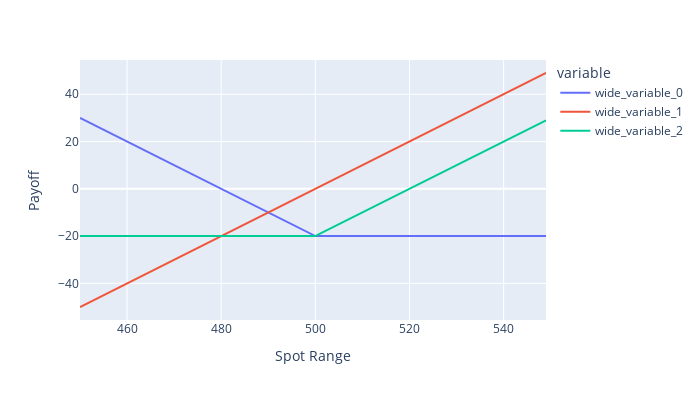

Notebook cell for this chart:
### Markdown cell above
### Protetcive Put Payoff

### Code cell
protective_put_payoff = long_put_payoff+payoff_stock

print(f'Max Profit {protective_put_payoff.max()} (potentially unlimited)')
print(f'Max Loss {protective_put_payoff.min()}')

fig = px.line(x=spot,y=[long_put_payoff,payoff_stock,protective_put_payoff])
fig.update_layout(height = 400, width = 700, xaxis_title = 'Spot Range', yaxis_title = 'Payoff')

### Figure 1 — Plotly figure (JSON) as saved in the notebook; plotly's stock layout.template omitted (floating-point values rounded to 4 significant figures)
{"data": [{"hovertemplate": "variable=wide_variable_0<br>x=%{x}<br>value=%{y}<extra></extra>", "legendgroup": "wide_variable_0", "line": {"color": "#636efa", "dash": "solid"}, "marker": {"symbol": "circle"}, "mode": "lines", "name": "wide_variable_0", "orientation": "v", "showlegend": true, "type": "scatter", "x": [450, 451, 452, 453, 454, 455, 456, 457, 458, 459, 460, 461, 462, 463, 464, 465, 466, 467, 468, 469, 470, 471, 472, 473, 474, 475, 476, 477, 478, 479, 480, 481, 482, 483, 484, 485, 486, 487, 488, 489, 490, 491, 492, 493, 494, 495, 496, 497, 498, 499, 500, 501, 502, 503, 504, 505, 506, 507, 508, 509, 510, 511, 512, 513, 514, 515, 516, 517, 518, 519, 520, 521, 522, 523, 524, 525, 526, 527, 528, 529, 530, 531, 532, 533, 534, 535, 536, 537, 538, 539, 540, 541, 542, 543, 544, 545, 546, 547, 548, 549], "xaxis": "x", "y": [30, 29, 28, 27, 26, 25, 24, 23, 22, 21, 20, 19, 18, 17, 16, 15, 14, 13, 12, 11, 10, 9, 8, 7, 6, 5, 4, 3, 2, 1, 0, -1, -2, -3, -4, -5, -6, -7, -8, -9, -10, -11, -12, -13, -14, -15, -16, -17, -18, -19, -20, -20, -20, -20, -20, -20, -20, -20, -20, -20, -20, -20, -20, -20, -20, -20, -20, -20, -20, -20, -20, -20, -20, -20, -20, -20, -20, -20, -20, -20, -20, -20, -20, -20, -20, -20, -20, -20, -20, -20, -20, -20, -20, -20, -20, -20, -20, -20, -20, -20], "yaxis": "y"}, {"hovertemplate": "variable=wide_variable_1<br>x=%{x}<br>value=%{y}<extra></extra>", "legendgroup": "wide_variable_1", "line": {"color": "#EF553B", "dash": "solid"}, "marker": {"symbol": "circle"}, "mode": "lines", "name": "wide_variable_1", "orientation": "v", "showlegend": true, "type": "scatter", "x": [450, 451, 452, 453, 454, 455, 456, 457, 458, 459, 460, 461, 462, 463, 464, 465, 466, 467, 468, 469, 470, 471, 472, 473, 474, 475, 476, 477, 478, 479, 480, 481, 482, 483, 484, 485, 486, 487, 488, 489, 490, 491, 492, 493, 494, 495, 496, 497, 498, 499, 500, 501, 502, 503, 504, 505, 506, 507, 508, 509, 510, 511, 512, 513, 514, 515, 516, 517, 518, 519, 520, 521, 522, 523, 524, 525, 526, 527, 528, 529, 530, 531, 532, 533, 534, 535, 536, 537, 538, 539, 540, 541, 542, 543, 544, 545, 546, 547, 548, 549], "xaxis": "x", "y": [-50, -49, -48, -47, -46, -45, -44, -43, -42, -41, -40, -39, -38, -37, -36, -35, -34, -33, -32, -31, -30, -29, -28, -27, -26, -25, -24, -23, -22, -21, -20, -19, -18, -17, -16, -15, -14, -13, -12, -11, -10, -9, -8, -7, -6, -5, -4, -3, -2, -1, 0, 1, 2, 3, 4, 5, 6, 7, 8, 9, 10, 11, 12, 13, 14, 15, 16, 17, 18, 19, 20, 21, 22, 23, 24, 25, 26, 27, 28, 29, 30, 31, 32, 33, 34, 35, 36, 37, 38, 39, 40, 41, 42, 43, 44, 45, 46, 47, 48, 49], "yaxis": "y"}, {"hovertemplate": "variable=wide_variable_2<br>x=%{x}<br>value=%{y}<extra></extra>", "legendgroup": "wide_variable_2", "line": {"color": "#00cc96", "dash": "solid"}, "marker": {"symbol": "circle"}, "mode": "lines", "name": "wide_variable_2", "orientation": "v", "showlegend": true, "type": "scatter", "x": [450, 451, 452, 453, 454, 455, 456, 457, 458, 459, 460, 461, 462, 463, 464, 465, 466, 467, 468, 469, 470, 471, 472, 473, 474, 475, 476, 477, 478, 479, 480, 481, 482, 483, 484, 485, 486, 487, 488, 489, 490, 491, 492, 493, 494, 495, 496, 497, 498, 499, 500, 501, 502, 503, 504, 505, 506, 507, 508, 509, 510, 511, 512, 513, 514, 515, 516, 517, 518, 519, 520, 521, 522, 523, 524, 525, 526, 527, 528, 529, 530, 531, 532, 533, 534, 535, 536, 537, 538, 539, 540, 541, 542, 543, 544, 545, 546, 547, 548, 549], "xaxis": "x", "y": [-20, -20, -20, -20, -20, -20, -20, -20, -20, -20, -20, -20, -20, -20, -20, -20, -20, -20, -20, -20, -20, -20, -20, -20, -20, -20, -20, -20, -20, -20, -20, -20, -20, -20, -20, -20, -20, -20, -20, -20, -20, -20, -20, -20, -20, -20, -20, -20, -20, -20, -20, -19, -18, -17, -16, -15, -14, -13, -12, -11, -10, -9, -8, -7, -6, -5, -4, -3, -2, -1, 0, 1, 2, 3, 4, 5, 6, 7, 8, 9, 10, 11, 12, 13, 14, 15, 16, 17, 18, 19, 20, 21, 22, 23, 24, 25, 26, 27, 28, 29], "yaxis": "y"}], "layout": {"height": 400, "legend": {"title": {"text": "variable"}, "tracegroupgap": 0}, "margin": {"t": 60}, "width": 700, "xaxis": {"anchor": "y", "domain": [0, 1], "title": {"text": "Spot Range"}}, "yaxis": {"anchor": "x", "domain": [0, 1], "title": {"text": "Payoff"}}}}
